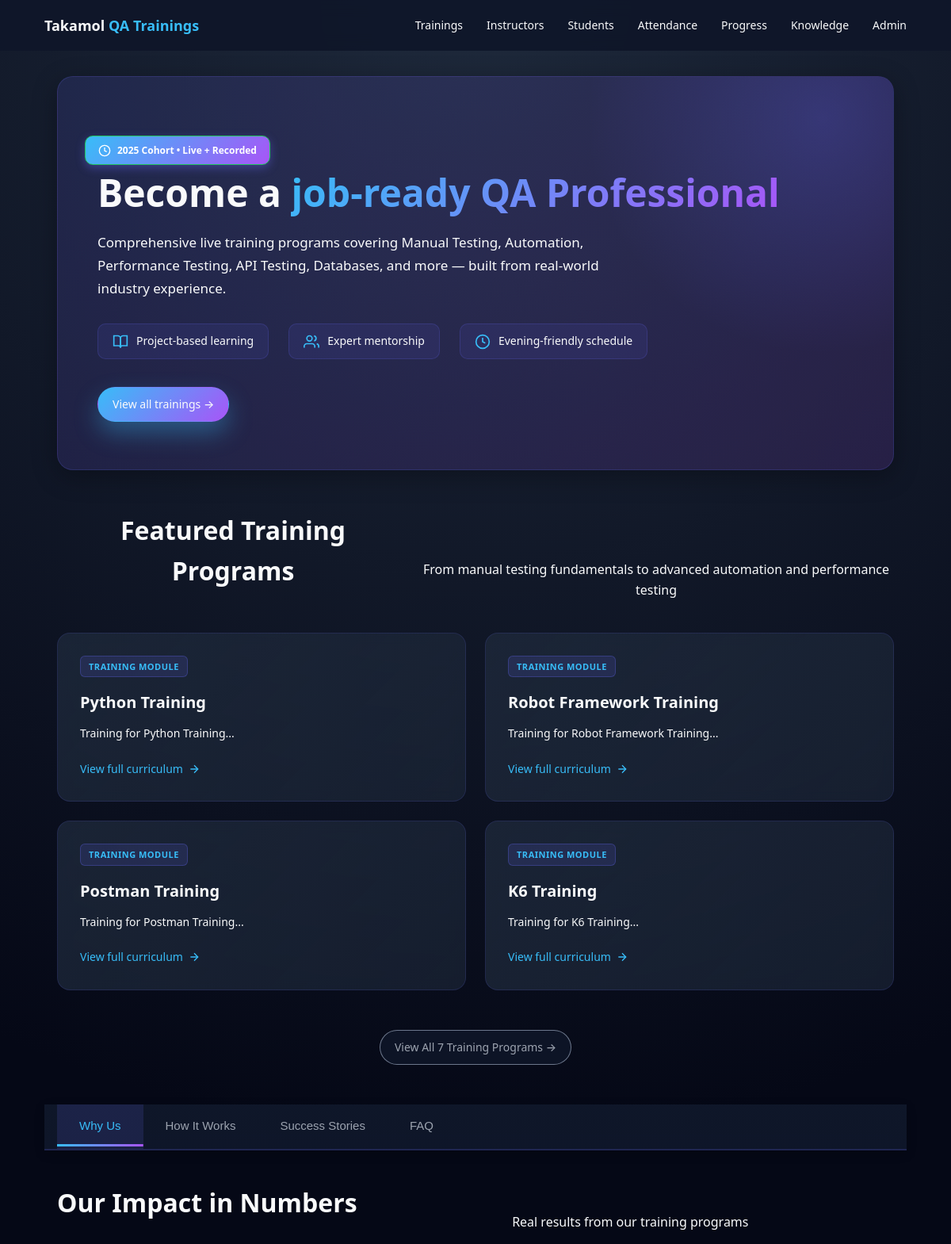
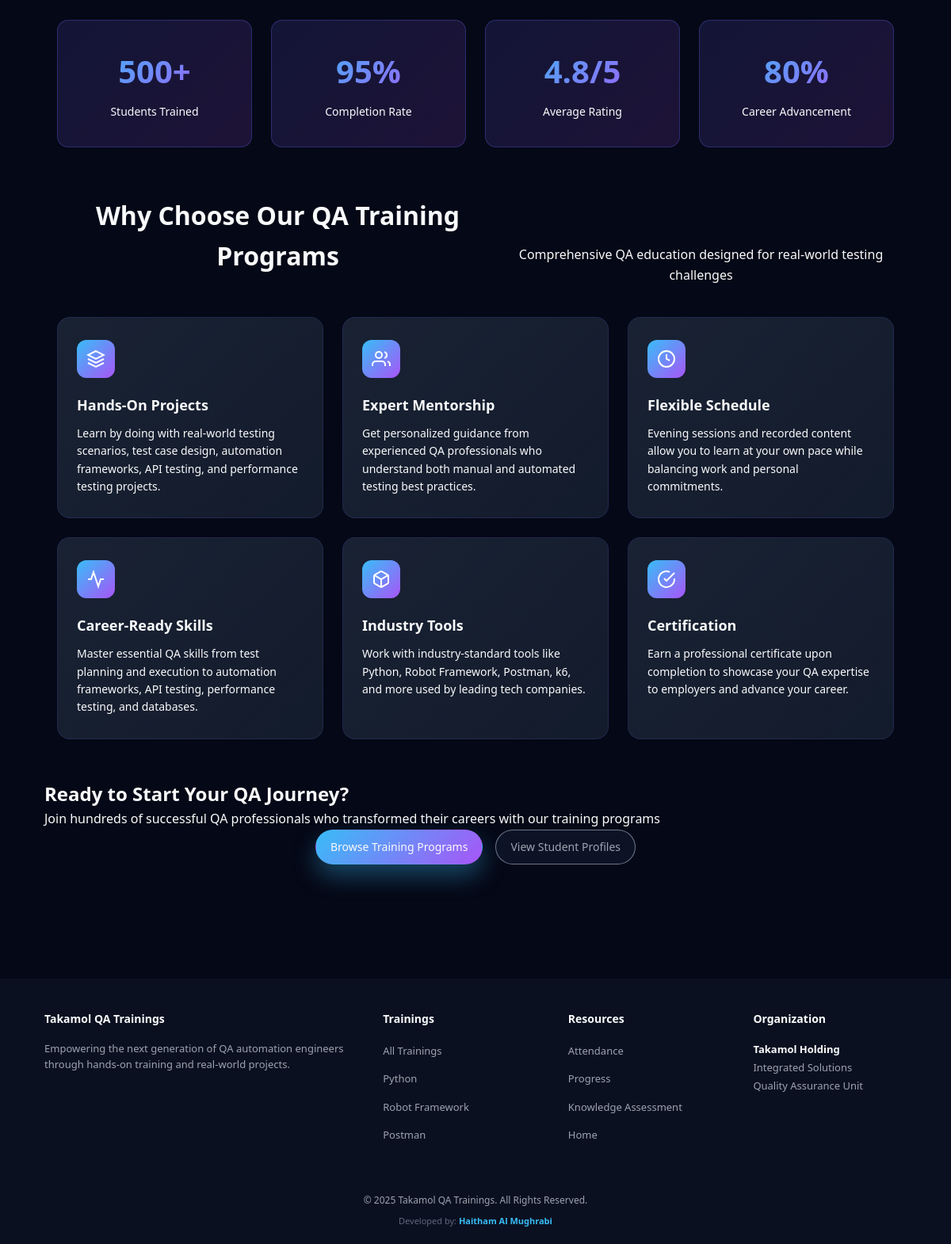
The page / on the database its author committed (2 pictures, top to bottom).
### models.py (models this page shows)
class Training(db.Model):
    id = db.Column(db.Integer, primary_key=True)
    name = db.Column(db.String(200), nullable=False)
    slug = db.Column(db.String(200), nullable=True)  # Made nullable
    description = db.Column(db.Text, nullable=True)
    topics = db.relationship('Topic', backref='training', lazy=True, cascade='all, delete-orphan')
    instructors = db.relationship('Instructor', secondary=training_instructors, backref=db.backref('trainings', lazy='dynamic'))

### app.py (the view)
@app.route('/')
def index():
    trainings = Training.query.all()
    instructors = Instructor.query.filter_by(is_active=True).limit(3).all()
    return render_template('index.html', trainings=trainings, instructors=instructors)

### app.py (called while the page is built)
@app.context_processor
def inject_now():
    return {'now': datetime.now()}

### templates/index.html (shortened to what this page needs)
{% extends 'base.html' %}
{% block content %}
<section class="home-hero">
    <div class="hero-badge">
        <svg width="16" height="16" viewBox="0 0 24 24" fill="none" stroke="currentColor" stroke-width="2">
            <circle cx="12" cy="12" r="10"></circle>
            <polyline points="12 6 12 12 16 14"></polyline>
        </svg>
        {{ now.year }} Cohort • Live + Recorded
    </div>
    <h1 class="hero-title">
        Become a <span>job-ready QA Professional</span>
    </h1>
    <p class="hero-subtitle">
        Comprehensive live training programs covering Manual Testing, Automation, Performance Testing, API Testing,
        Databases, and more — built from real-world industry experience.
    </p>
    <div class="hero-stats">
        <div class="stat-item">
            <svg class="stat-icon" viewBox="0 0 24 24" fill="none" stroke="currentColor" stroke-width="2">
                <path d="M2 3h6a4 4 0 0 1 4 4v14a3 3 0 0 0-3-3H2z"></path>
                <path d="M22 3h-6a4 4 0 0 0-4 4v14a3 3 0 0 1 3-3h7z"></path>
            </svg>
            <span>Project-based learning</span>
        </div>
        <div class="stat-item">
            <svg class="stat-icon" viewBox="0 0 24 24" fill="none" stroke="currentColor" stroke-width="2">
                <path d="M17 21v-2a4 4 0 0 0-4-4H5a4 4 0 0 0-4 4v2"></path>
                <circle cx="9" cy="7" r="4"></circle>
                <path d="M23 21v-2a4 4 0 0 0-3-3.87"></path>
                <path d="M16 3.13a4 4 0 0 1 0 7.75"></path>
            </svg>
            <span>Expert mentorship</span>
        </div>
        <div class="stat-item">
            <svg class="stat-icon" viewBox="0 0 24 24" fill="none" stroke="currentColor" stroke-width="2">
                <circle cx="12" cy="12" r="10"></circle>
                <polyline points="12 6 12 12 16 14"></polyline>
            </svg>
            <span>Evening-friendly schedule</span>
        </div>
    </div>
    <div class="hero-actions">
        <a href="{{ url_for('trainings') }}" class="btn-primary">View all trainings →</a>
    </div>
</section>
<section id="tracks">
    <div class="section-header">
        <h2 class="section-title">Featured Training Programs</h2>
        <p class="section-subtitle">From manual testing fundamentals to advanced automation and performance testing</p>
    </div>
    <div class="trainings-grid">
        {% for training in trainings[:4] %}
        <a href="{{ url_for('training_detail', training_id=training.id) }}" class="training-card">
            <div class="training-label">Training Module</div>
            <h3 class="training-title">{{ training.name }}</h3>
            <p class="training-description">
                {% if training.description %}
                {{ training.description[:120] }}...
                {% else %}
                Comprehensive training program covering essential topics and hands-on practice.
                {% endif %}
            </p>
            <div class="training-link">
                View full curriculum
                <svg width="16" height="16" viewBox="0 0 24 24" fill="none" stroke="currentColor" stroke-width="2">
                    <line x1="5" y1="12" x2="19" y2="12"></line>
                    <polyline points="12 5 19 12 12 19"></polyline>
                </svg>
            </div>
        </a>
        {% endfor %}
    </div>
    {% if trainings|length > 4 %}
    <div style="text-align: center; margin-top: 30px;">
        <a href="{{ url_for('trainings') }}" class="btn-ghost">View All {{ trainings|length }} Training Programs →</a>
    </div>
    {% endif %}
</section>
<nav class="content-tabs">
    <div class="tabs-container">
        <button id="btn-why-us" class="tab-btn" onclick="showTab('why-us')">Why Us</button>
        <button id="btn-how-it-works" class="tab-btn" onclick="showTab('how-it-works')">How It Works</button>
        <button id="btn-success-stories" class="tab-btn" onclick="showTab('success-stories')">Success Stories</button>
        <button id="btn-faq" class="tab-btn" onclick="showTab('faq')">FAQ</button>
    </div>
</nav>
<div id="tab-why-us" class="tab-content">
    <div class="section-header">
        <h2 class="section-title">Our Impact in Numbers</h2>
        <p class="section-subtitle">Real results from our training programs</p>
    </div>
    <div class="stats-grid">
        <div class="stat-card">
            <div class="stat-number">500+</div>
            <div class="stat-label">Students Trained</div>
        </div>
        <div class="stat-card">
            <div class="stat-number">95%</div>
            <div class="stat-label">Completion Rate</div>
        </div>
        <div class="stat-card">
            <div class="stat-number">4.8/5</div>
            <div class="stat-label">Average Rating</div>
        </div>
        <div class="stat-card">
            <div class="stat-number">80%</div>
            <div class="stat-label">Career Advancement</div>
        </div>
    </div>
    <div class="section-header" style="margin-top: 60px;">
        <h2 class="section-title">Why Choose Our QA Training Programs</h2>
        <p class="section-subtitle">Comprehensive QA education designed for real-world testing challenges</p>
    </div>
    <div class="benefits-grid">
        <div class="benefit-card">
            <div class="benefit-icon">
                <svg viewBox="0 0 24 24" fill="none" stroke="currentColor" stroke-width="2">
                    <path d="M12 2L2 7l10 5 10-5-10-5z"></path>
                    <path d="M2 17l10 5 10-5"></path>
                    <path d="M2 12l10 5 10-5"></path>
                </svg>
            </div>
            <h3 class="benefit-title">Hands-On Projects</h3>
            <p class="benefit-description">Learn by doing with real-world testing scenarios, test case design, automation frameworks, API testing, and performance testing projects.</p>
        </div>
        <div class="benefit-card">
            <div class="benefit-icon">
                <svg viewBox="0 0 24 24" fill="none" stroke="currentColor" stroke-width="2">
                    <path d="M17 21v-2a4 4 0 0 0-4-4H5a4 4 0 0 0-4 4v2"></path>
                    <circle cx="9" cy="7" r="4"></circle>
                    <path d="M23 21v-2a4 4 0 0 0-3-3.87"></path>
                    <path d="M16 3.13a4 4 0 0 1 0 7.75"></path>
                </svg>
            </div>
            <h3 class="benefit-title">Expert Mentorship</h3>
            <p class="benefit-description">Get personalized guidance from experienced QA professionals who understand both manual and automated testing best practices.</p>
        </div>
        <div class="benefit-card">
            <div class="benefit-icon">
                <svg viewBox="0 0 24 24" fill="none" stroke="currentColor" stroke-width="2">
                    <circle cx="12" cy="12" r="10"></circle>
                    <polyline points="12 6 12 12 16 14"></polyline>
                </svg>
            </div>
            <h3 class="benefit-title">Flexible Schedule</h3>
            <p class="benefit-description">Evening sessions and recorded content allow you to learn at your own pace while balancing work and personal commitments.</p>
        </div>
        <div class="benefit-card">
            <div class="benefit-icon">
                <svg viewBox="0 0 24 24" fill="none" stroke="currentColor" stroke-width="2">
                    <polyline points="22 12 18 12 15 21 9 3 6 12 2 12"></polyline>
                </svg>
            </div>
            <h3 class="benefit-title">Career-Ready Skills</h3>
            <p class="benefit-description">Master essential QA skills from test planning and execution to automation frameworks, API testing, performance testing, and databases.</p>
        </div>
        <div class="benefit-card">
            <div class="benefit-icon">
            </div>
            <h3 class="benefit-title">Industry Tools</h3>
            <p class="benefit-description">Work with industry-standard tools like Python, Robot Framework, Postman, k6, and more used by leading tech companies.</p>
        </div>
        <div class="benefit-card">
            <div class="benefit-icon">
                <svg viewBox="0 0 24 24" fill="none" stroke="currentColor" stroke-width="2">
                    <path d="M22 11.08V12a10 10 0 1 1-5.93-9.14"></path>
                    <polyline points="22 4 12 14.01 9 11.01"></polyline>
                </svg>
            </div>
            <h3 class="benefit-title">Certification</h3>
            <p class="benefit-description">Earn a professional certificate upon completion to showcase your QA expertise to employers and advance your career.</p>
        </div>
    </div>
</div>
</div>
<section class="cta-section">
    <h2 class="cta-title">Ready to Start Your QA Journey?</h2>
    <p class="cta-subtitle">Join hundreds of successful QA professionals who transformed their careers with our training programs</p>
    <div style="display: flex; gap: 16px; justify-content: center; flex-wrap: wrap;">
        <a href="{{ url_for('trainings') }}" class="btn-primary">Browse Training Programs</a>
        <a href="{{ url_for('students_list') }}" class="btn-ghost">View Student Profiles</a>
    </div>
</section>
{% endblock %}

### statics/css/index.css (style rules this page uses)
:root { --bg: #050816; --bg-alt: #0b1020; --accent: #38bdf8; --accent-soft: rgba(56, 189, 248, 0.12); --text: #f9fafb; --muted: #9ca3af; --card: #111827; --radius: 14px; --shadow-soft: 0 18px 40px rgba(15, 23, 42, 0.55); }
* { box-sizing: border-box; margin: 0; padding: 0; }
body { font-family: system-ui, -apple-system, BlinkMacSystemFont, "Segoe UI", sans-serif; background: radial-gradient(circle at top, #1e293b 0, var(--bg) 45%); color: var(--text); line-height: 1.6; }
a { color: inherit; text-decoration: none; }
.hero-title { font-size: clamp(32px, 3.2vw, 40px); font-weight: 700; margin: 16px 0 10px; }
.hero-title span { background: linear-gradient(90deg, #38bdf8, #a855f7, #f97316); -webkit-background-clip: text; background-clip: text; color: transparent; }
.hero-actions { display: flex; flex-wrap: wrap; gap: 12px; margin-top: 10px; }
.btn-primary, .btn-ghost { padding: 10px 18px; border-radius: 999px; font-size: 14px; font-weight: 500; border: 1px solid transparent; cursor: pointer; transition: all 0.2s ease; display: inline-flex; align-items: center; gap: 6px; }
.btn-primary { background: linear-gradient(135deg, #38bdf8, #a855f7); box-shadow: 0 14px 30px rgba(56, 189, 248, 0.35); }
.btn-ghost { background: rgba(15, 23, 42, 0.8); border-color: rgba(148, 163, 184, 0.7); color: var(--muted); }
.hero-badge { position: absolute; top: 14px; right: 16px; padding: 6px 10px; border-radius: 999px; background: #022c22; border: 1px solid #22c55e; font-size: 11px; color: #bbf7d0; }
.section-header { display: flex; justify-content: space-between; align-items: flex-end; gap: 12px; margin-bottom: 16px; }
.section-title { font-size: 20px; font-weight: 600; }

### rows shown on the page
Training: name "Python Training", description "Training for Python Training"
Training: name "Robot Framework Training", description "Training for Robot Framework Training"
Training: name "Postman Training", description "Training for Postman Training"
Training: name "K6 Training", description "Training for K6 Training"

### other values the page prints
{{ trainings|length }} "7"
